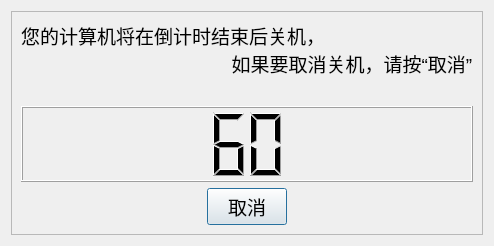
<?xml version="1.0" encoding="UTF-8"?>
<ui version="4.0">
    <class>Dialog</class>
    <widget class="QDialog" name="Dialog">
        <property name="geometry">
            <rect>
                <x>0</x>
                <y>0</y>
                <width>342</width>
                <height>246</height>
            </rect>
        </property>
        <property name="windowTitle">
            <string>Dialog</string>
        </property>
        <layout class="QVBoxLayout" name="verticalLayout">
            <item>
                <widget class="QFrame" name="frame">
                    <property name="frameShape">
                        <enum>QFrame::Shape::StyledPanel</enum>
                    </property>
                    <property name="frameShadow">
                        <enum>QFrame::Shadow::Raised</enum>
                    </property>
                    <layout class="QVBoxLayout" name="verticalLayout_2">
                        <item>
                            <widget class="QLabel" name="label">
                                <property name="font">
                                    <font>
                                        <pointsize>14</pointsize>
                                    </font>
                                </property>
                                <property name="text">
                                    <string>您的计算机将在倒计时结束后关机，
                                        如果要取消关机，请按“取消”
                                    </string>
                                </property>
                            </widget>
                        </item>
                        <item>
                            <widget class="QLCDNumber" name="lcdNumber">
                                <property name="autoFillBackground">
                                    <bool>true</bool>
                                </property>
                                <property name="digitCount">
                                    <number>2</number>
                                </property>
                                <property name="segmentStyle">
                                    <enum>QLCDNumber::SegmentStyle::Filled</enum>
                                </property>
                                <property name="value" stdset="0">
                                    <double>60.000000000000000</double>
                                </property>
                            </widget>
                        </item>
                        <item>
                            <layout class="QHBoxLayout" name="horizontalLayout">
                                <item>
                                    <spacer name="horizontalSpacer">
                                        <property name="orientation">
                                            <enum>Qt::Orientation::Horizontal</enum>
                                        </property>
                                        <property name="sizeHint" stdset="0">
                                            <size>
                                                <width>40</width>
                                                <height>20</height>
                                            </size>
                                        </property>
                                    </spacer>
                                </item>
                                <item>
                                    <widget class="QPushButton" name="cancel_buttion">
                                        <property name="font">
                                            <font>
                                                <pointsize>14</pointsize>
                                            </font>
                                        </property>
                                        <property name="text">
                                            <string>取消</string>
                                        </property>
                                    </widget>
                                </item>
                                <item>
                                    <spacer name="horizontalSpacer_2">
                                        <property name="orientation">
                                            <enum>Qt::Orientation::Horizontal</enum>
                                        </property>
                                        <property name="sizeHint" stdset="0">
                                            <size>
                                                <width>40</width>
                                                <height>20</height>
                                            </size>
                                        </property>
                                    </spacer>
                                </item>
                            </layout>
                        </item>
                    </layout>
                </widget>
            </item>
        </layout>
    </widget>
    <resources/>
    <connections/>
</ui>
